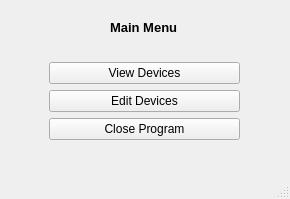
<?xml version="1.0" encoding="UTF-8"?>
<ui version="4.0">
 <class>MainWindow</class>
 <widget class="QMainWindow" name="MainWindow">
  <property name="geometry">
   <rect>
    <x>0</x>
    <y>0</y>
    <width>290</width>
    <height>199</height>
   </rect>
  </property>
  <property name="windowTitle">
   <string>Main Menu</string>
  </property>
  <widget class="QWidget" name="centralwidget">
   <widget class="QWidget" name="verticalLayoutWidget">
    <property name="geometry">
     <rect>
      <x>49</x>
      <y>-1</y>
      <width>191</width>
      <height>141</height>
     </rect>
    </property>
    <layout class="QVBoxLayout" name="verticalLayout">
     <item alignment="Qt::AlignHCenter">
      <widget class="QLabel" name="label">
       <property name="font">
        <font>
         <pointsize>10</pointsize>
         <weight>75</weight>
         <bold>true</bold>
        </font>
       </property>
       <property name="text">
        <string>Main Menu</string>
       </property>
      </widget>
     </item>
     <item>
      <widget class="QPushButton" name="pushButton">
       <property name="text">
        <string>View Devices</string>
       </property>
      </widget>
     </item>
     <item>
      <widget class="QPushButton" name="pushButton_2">
       <property name="text">
        <string>Edit Devices</string>
       </property>
      </widget>
     </item>
     <item>
      <widget class="QPushButton" name="pushButton_3">
       <property name="text">
        <string>Close Program</string>
       </property>
      </widget>
     </item>
    </layout>
   </widget>
  </widget>
  <widget class="QMenuBar" name="menubar">
   <property name="geometry">
    <rect>
     <x>0</x>
     <y>0</y>
     <width>290</width>
     <height>21</height>
    </rect>
   </property>
  </widget>
  <widget class="QStatusBar" name="statusbar"/>
 </widget>
 <resources/>
 <connections/>
</ui>
